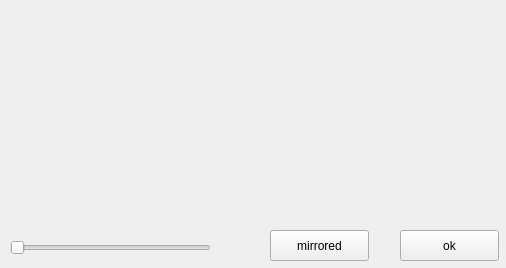
<?xml version="1.0" encoding="UTF-8"?>
<ui version="4.0">
 <class>Form</class>
 <widget class="QWidget" name="Form">
  <property name="geometry">
   <rect>
    <x>0</x>
    <y>0</y>
    <width>506</width>
    <height>268</height>
   </rect>
  </property>
  <property name="windowTitle">
   <string>Form</string>
  </property>
  <widget class="QSlider" name="horizontalSlider">
   <property name="geometry">
    <rect>
     <x>10</x>
     <y>240</y>
     <width>201</width>
     <height>16</height>
    </rect>
   </property>
   <property name="orientation">
    <enum>Qt::Horizontal</enum>
   </property>
  </widget>
  <widget class="QLabel" name="label">
   <property name="geometry">
    <rect>
     <x>290</x>
     <y>10</y>
     <width>200</width>
     <height>200</height>
    </rect>
   </property>
   <property name="text">
    <string/>
   </property>
  </widget>
  <widget class="QPushButton" name="pushButton">
   <property name="geometry">
    <rect>
     <x>400</x>
     <y>230</y>
     <width>99</width>
     <height>31</height>
    </rect>
   </property>
   <property name="text">
    <string>ok</string>
   </property>
  </widget>
  <widget class="QWidget" name="widget" native="true">
   <property name="geometry">
    <rect>
     <x>10</x>
     <y>10</y>
     <width>200</width>
     <height>200</height>
    </rect>
   </property>
  </widget>
  <widget class="QPushButton" name="pushButton_2">
   <property name="geometry">
    <rect>
     <x>270</x>
     <y>230</y>
     <width>99</width>
     <height>31</height>
    </rect>
   </property>
   <property name="styleSheet">
    <string notr="true"/>
   </property>
   <property name="text">
    <string>mirrored</string>
   </property>
  </widget>
 </widget>
 <resources/>
 <connections/>
</ui>
